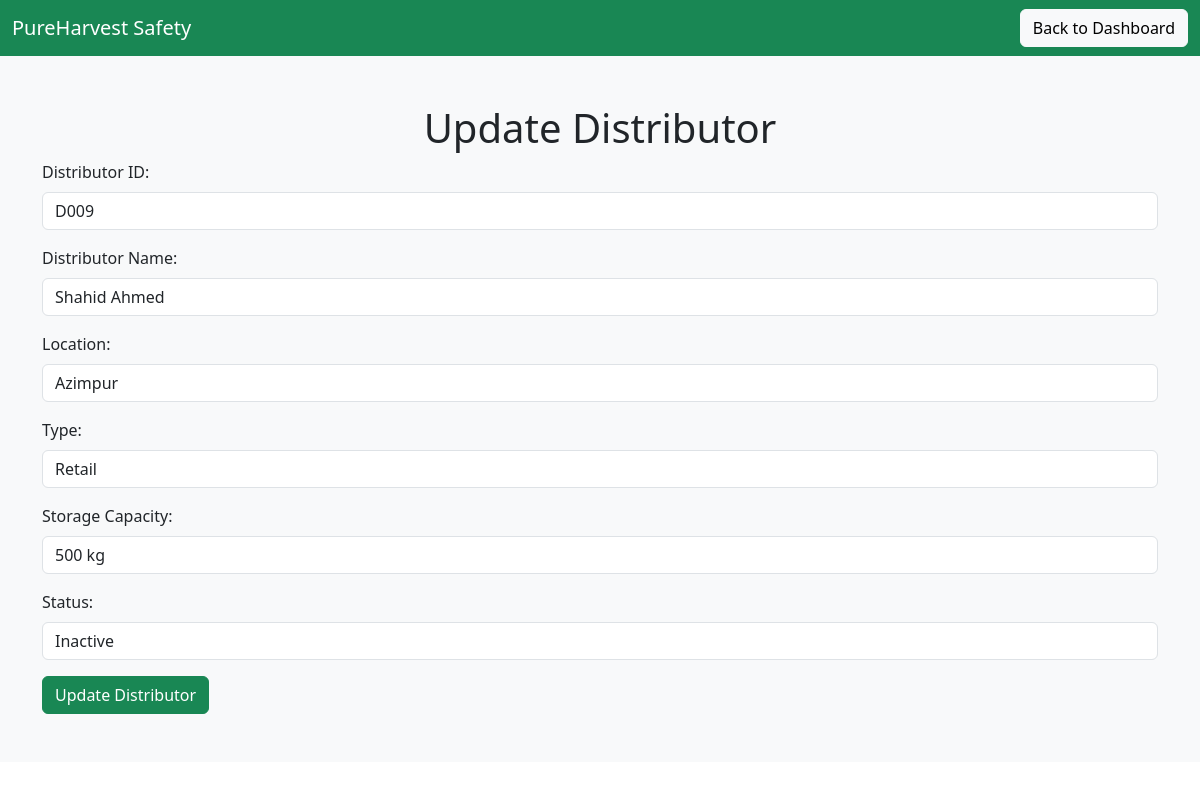
Page /update_distributor.php?id=D009 on the committed database.
### tables this page shows
CREATE TABLE `distributor` (
  `id` int(11) NOT NULL,
  `distributor_id` varchar(255) NOT NULL,
  `distributor_name` varchar(255) NOT NULL,
  `location` varchar(255) NOT NULL,
  `type` varchar(100) NOT NULL,
  `storage_capacity` varchar(100) NOT NULL,
  `status` varchar(50) NOT NULL
);

### update_distributor.php (the view, shortened to what this page needs)
<?php
include 'db_connection.php';
if (isset($_GET['id'])) {
    $distributor_id = $_GET['id'];
    $sql = "SELECT * FROM distributor WHERE distributor_id = '$distributor_id'";
    $result = $conn->query($sql);
    if ($result->num_rows > 0) {
        $row = $result->fetch_assoc();
    } else {
        echo "Distributor not found!";
        exit();
    }
}
?>
<!DOCTYPE html>
<html lang="en">
<head>
  <link href="https://cdn.jsdelivr.net/npm/bootstrap@5.3.0/dist/css/bootstrap.min.css" rel="stylesheet">
</head>
<body>
<nav class="navbar navbar-expand-lg navbar-dark bg-success">
  <div class="container-fluid">
    <a class="navbar-brand" href="#">PureHarvest Safety</a>
    <a class="btn btn-light ms-auto" href="index.php">Back to Dashboard</a>
  </div>
</nav>
<section class="py-5 bg-light">
  <div class="container">
    <h1 class="text-center">Update Distributor</h1>
    <form method="POST" action="distributor_update.php?id=<?php echo $row['distributor_id']; ?>">
      <div class="mb-3">
        <label for="distributor_id" class="form-label">Distributor ID:</label>
        <input type="text" name="distributor_id" class="form-control" value="<?php echo $row['distributor_id']; ?>" readonly required>
      </div>
      <div class="mb-3">
        <label for="distributor_name" class="form-label">Distributor Name:</label>
        <input type="text" name="distributor_name" class="form-control" value="<?php echo $row['distributor_name']; ?>" required>
      </div>
      <div class="mb-3">
        <label for="location" class="form-label">Location:</label>
        <input type="text" name="location" class="form-control" value="<?php echo $row['location']; ?>" required>
      </div>
      <div class="mb-3">
        <label for="type" class="form-label">Type:</label>
        <input type="text" name="type" class="form-control" value="<?php echo $row['type']; ?>" required>
      </div>
      <div class="mb-3">
        <label for="storage_capacity" class="form-label">Storage Capacity:</label>
        <input type="text" name="storage_capacity" class="form-control" value="<?php echo $row['storage_capacity']; ?>" required>
      </div>
      <div class="mb-3">
        <label for="status" class="form-label">Status:</label>
        <input type="text" name="status" class="form-control" value="<?php echo $row['status']; ?>" required>
      </div>
      <button type="submit" class="btn btn-success">Update Distributor</button>
    </form>
  </div>
</section>
</body>
</html>

### rows in the picture
distributor: distributor_id "D009", distributor_name "Shahid Ahmed", location "Azimpur", type "Retail", storage_capacity "500 kg", status "Inactive"
